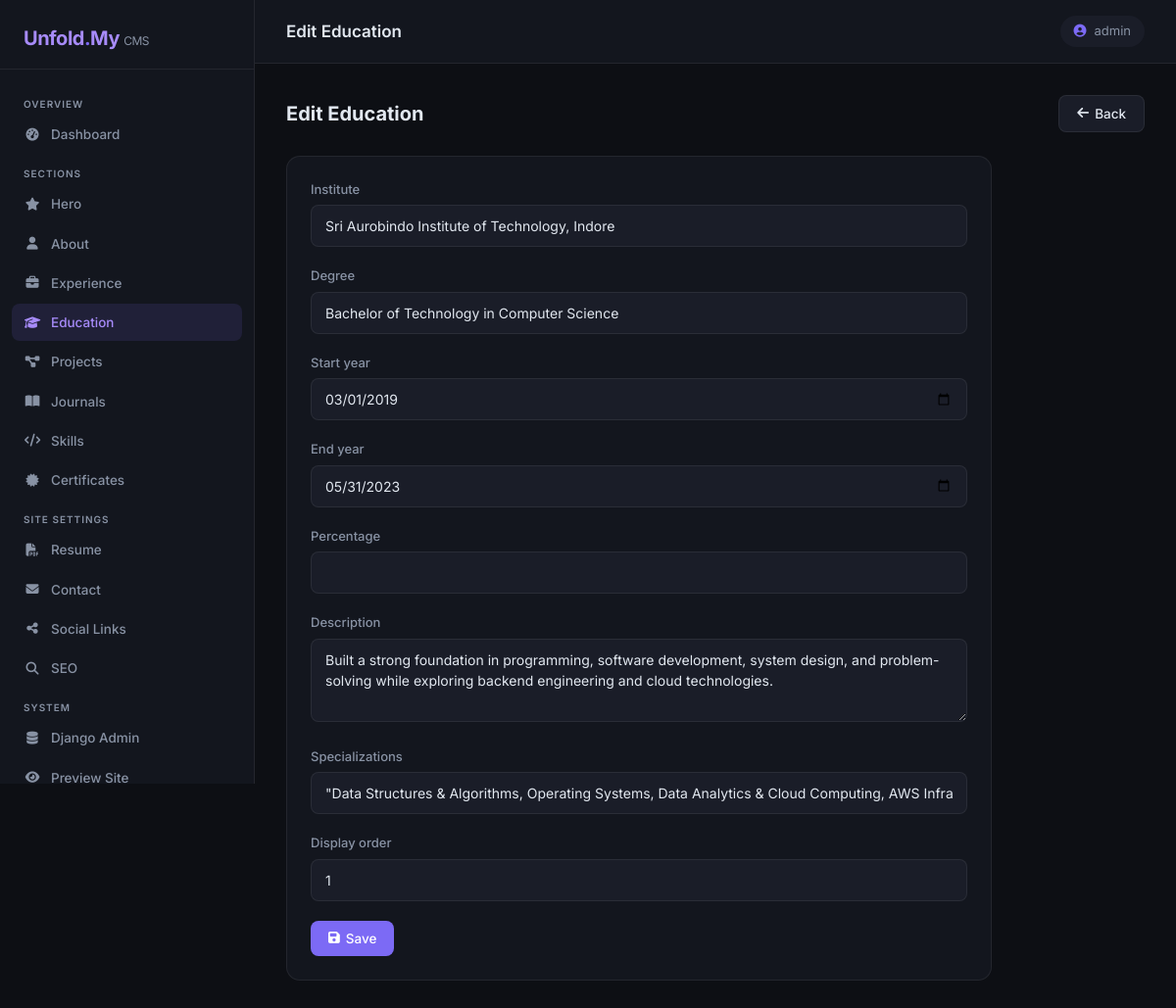
The page /admin-panel/education/6/edit/ (signed in) on the database as committed earlier.
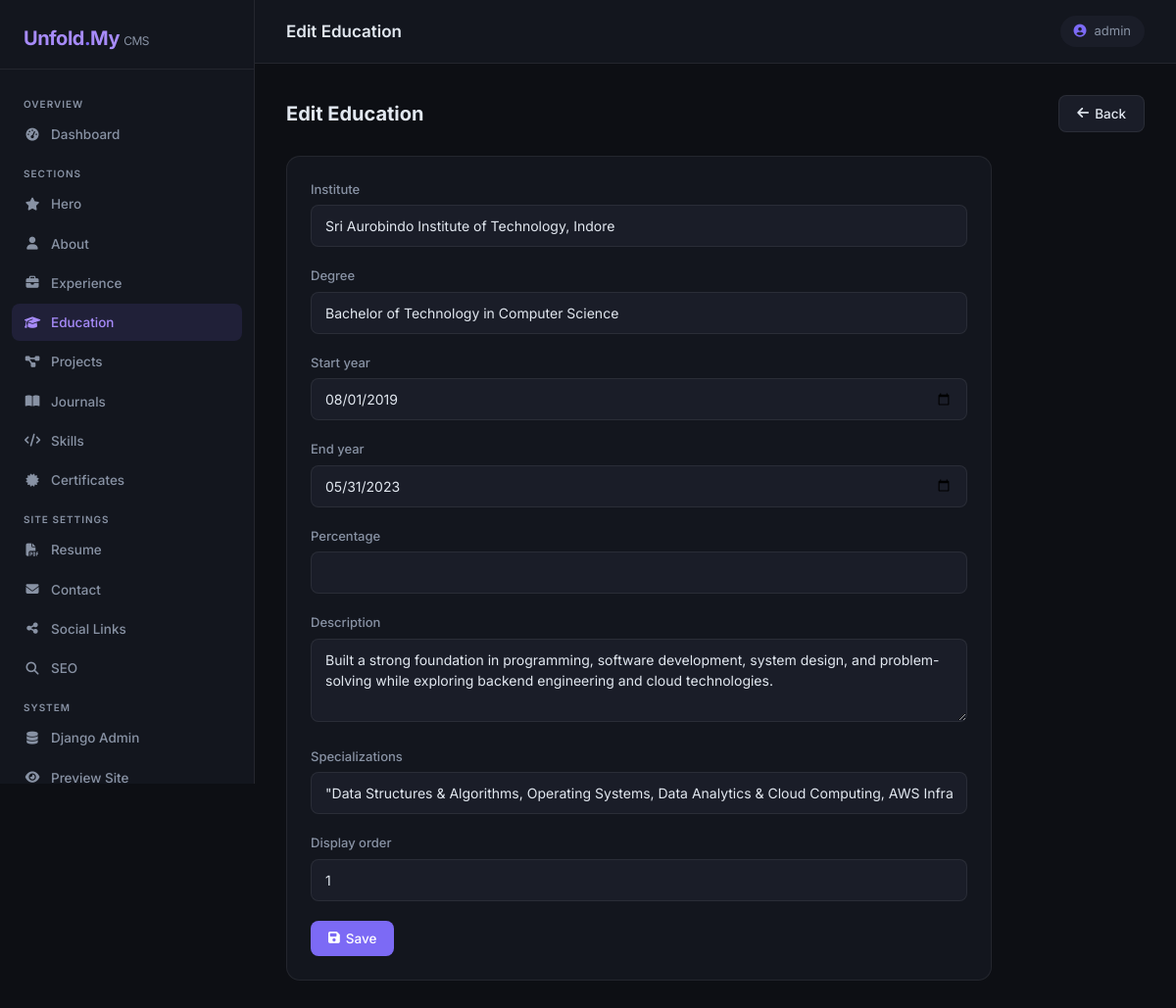
The same page on the database as committed later.
### profile_1/models.py (models this page shows, shortened)
class Education(models.Model):
    institute = models.CharField(max_length=250)
    degree = models.CharField(max_length=250)
    start_year = models.CharField(max_length=10, default="", blank=True)
    end_year = models.CharField(max_length=10, default="", blank=True)
    percentage = models.CharField(max_length=20, blank=True)
    description = models.TextField(blank=True)
    specializations = models.JSONField(default=list, blank=True)
    display_order = models.PositiveIntegerField(default=0)
    class Meta:
        ordering = ["display_order"]

### profile_1/admin_panel/views.py (the view)
# urls.py: path("education/<int:pk>/edit/",   views.education_edit,   name="education-edit"),
@staff_required
def education_edit(request, pk):
    obj = get_object_or_404(Education, pk=pk)
    if request.method == "POST":
        form = EducationForm(request.POST, request.FILES, instance=obj)
        if form.is_valid():
            form.save()
            messages.success(request, "Education updated.")
            return redirect("admin_panel:education")
    else:
        form = EducationForm(instance=obj)
    return render(request, "admin-panel/education_form.html", {"form": form, "action": "Edit"})

### profile_1/admin_panel/forms.py (shortened to what this page needs)
class EducationForm(forms.ModelForm):
    class Meta:
        model = Education
        fields = [
            "institute", "degree",
            "start_year", "end_year",
            "percentage", "description", "specializations", "display_order",
        ]
        widgets = {
            "start_year": forms.DateInput(attrs={"type": "date"}),
            "end_year": forms.DateInput(attrs={"type": "date"}),
            "description": forms.Textarea(attrs={"rows": 3}),
            "specializations": forms.TextInput(attrs={
                "placeholder": "e.g. Advanced Algorithms, Machine Learning & AI, Distributed Systems",
                "help_text": "Enter specialization subjects / coursework separated by commas"
            }),
        }
    def __init__(self, *args, **kwargs):
        super().__init__(*args, **kwargs)
        _auto_display_order(self, Education)
        if self.instance and self.instance.pk and isinstance(self.instance.specializations, list):
            self.initial["specializations"] = ", ".join(self.instance.specializations)

### profile_1/templates/admin-panel/education_form.html (shortened to what this page needs)
{% extends "admin-panel/base.html" %}
{% block page_title_header %}{{ action }} Education{% endblock %}
{% block nav_education %}active{% endblock %}
{% block content %}
<div class="page-header">
  <h2>{{ action }} Education</h2>
  <a href="{% url 'admin_panel:education' %}" class="btn-panel btn-secondary-panel"><i class="fa-solid fa-arrow-left"></i> Back</a>
</div>
<div class="panel-card" style="max-width:720px;">
  <form method="post" enctype="multipart/form-data">
    {% include "admin-panel/includes/form_fields.html" with form=form %}
    <button type="submit" class="btn-panel btn-primary-panel"><i class="fa-solid fa-floppy-disk"></i> Save</button>
  </form>
</div>
{% endblock %}

### profile_1/templates/admin-panel/includes/form_fields.html (shortened to what this page needs)
{% for field in form %}
  <div class="form-group-panel">
    <label class="form-label-panel" for="{{ field.id_for_label }}">{{ field.label }}</label>
    {% if field.field.widget.input_type == 'file' %}
      {% if field.value %}
        <div style="margin-bottom:8px;">
          <a href="{{ field.value.url }}" target="_blank" class="btn-panel btn-secondary-panel btn-sm-panel">
            <i class="fa-solid fa-file"></i> Current file
          </a>
        </div>
      {% endif %}
      <input type="file" name="{{ field.html_name }}" id="{{ field.id_for_label }}" class="form-control-panel" style="padding:8px;">
    {% elif field.field.widget.input_type == 'select' %}
      <select name="{{ field.html_name }}" id="{{ field.id_for_label }}" class="form-control-panel">
        {% for choice_val, choice_label in field.field.choices %}
          <option value="{{ choice_val }}" {% if field.value == choice_val %}selected{% endif %}>{{ choice_label }}</option>
        {% endfor %}
      </select>
    {% else %}
      {% if field.field.widget.attrs.rows %}
        <textarea name="{{ field.html_name }}" id="{{ field.id_for_label }}" class="form-control-panel" rows="{{ field.field.widget.attrs.rows }}" placeholder="{{ field.field.widget.attrs.placeholder|default:'' }}">{{ field.value|default:'' }}</textarea>
      {% else %}
        <input type="{{ field.field.widget.input_type }}" name="{{ field.html_name }}" id="{{ field.id_for_label }}" value="{{ field.value|default:'' }}" class="form-control-panel" placeholder="{{ field.field.widget.attrs.placeholder|default:'' }}">
      {% endif %}
    {% endif %}
  </div>
{% endfor %}

Rows that differ between the two databases and show on the page:
changed Education "Sri Aurobindo Institute of Technology, Indore": start_year "03/01/2019" → "08/01/2019"
